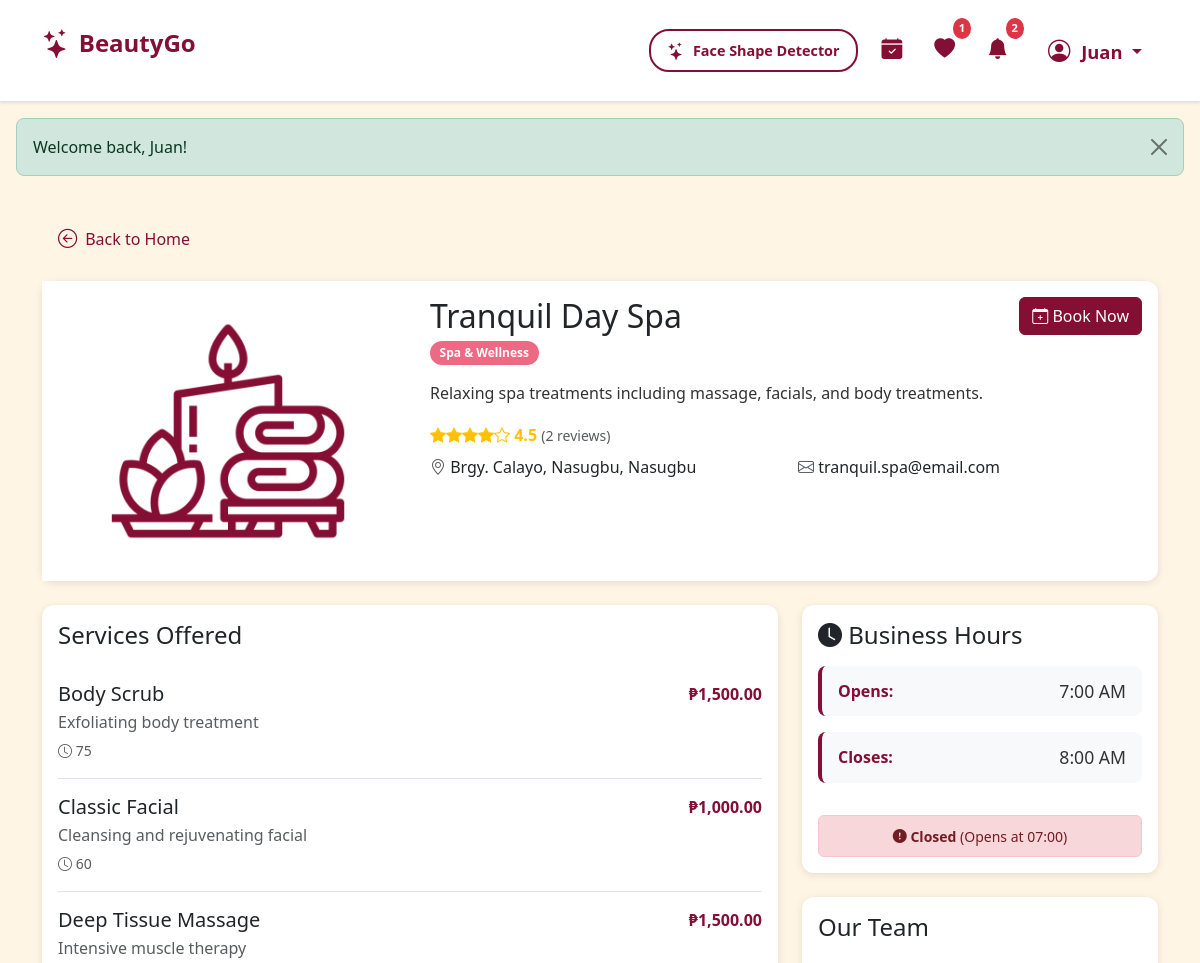
Before: /business-detail.php?id=2 (signed in, upper part) with the older database file.
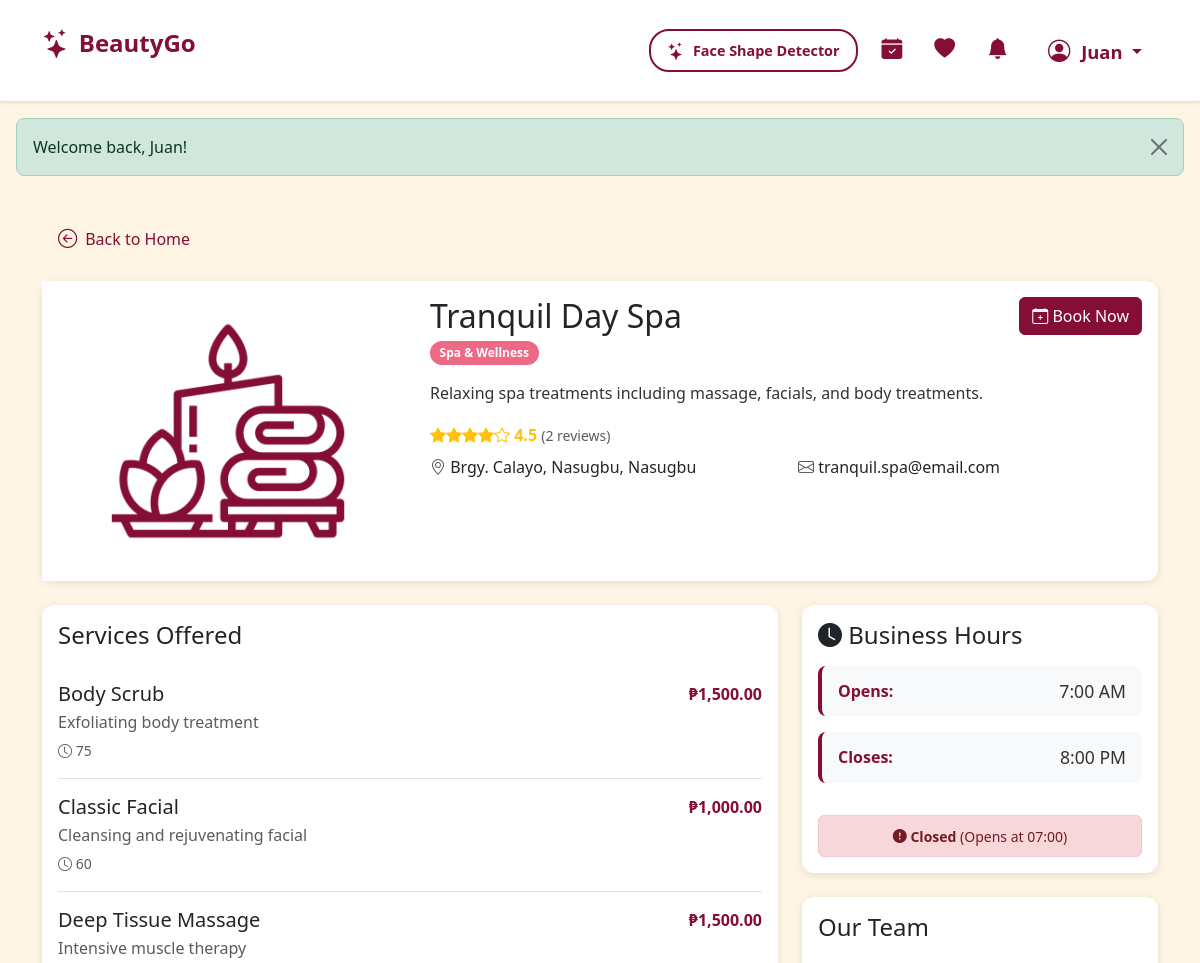
After: the same page with the newer database file.
### tables this page shows
CREATE TABLE `customers` (
  `customer_id` int(11) NOT NULL,
  `fname` varchar(255) DEFAULT NULL,
  `mname` varchar(255) DEFAULT NULL,
  `surname` varchar(255) DEFAULT NULL,
  `cstmr_num` varchar(255) DEFAULT NULL,
  `cstmr_email` varchar(255) DEFAULT NULL,
  `cstmr_password` varchar(255) DEFAULT NULL,
  `cstmr_address` varchar(255) DEFAULT NULL,
  `registration_date` timestamp NOT NULL DEFAULT current_timestamp(),
  `profile_pic` longblob DEFAULT NULL
);

CREATE TABLE `businesses` (
  `business_id` int(11) NOT NULL,
  `business_name` varchar(255) DEFAULT NULL,
  `business_type` varchar(255) DEFAULT NULL,
  `business_desc` text DEFAULT NULL,
  `business_num` varchar(255) DEFAULT NULL,
  `business_email` varchar(255) DEFAULT NULL,
  `business_password` varchar(255) DEFAULT NULL,
  `business_address` varchar(255) DEFAULT NULL,
  `opening_hour` time NOT NULL,
  `closing_hour` time NOT NULL,
  `city` varchar(50) NOT NULL,
  `location` point DEFAULT NULL
);

### backend/function_utilities.php (called while the page is built, shortened)
<?php
function isLoggedIn(): bool {
    return isset($_SESSION['customer_id']) || isset($_SESSION['business_id']);
}
function isBusinessLoggedIn(): bool {
    return isset($_SESSION['business_id']);
}
function isCustomerLoggedIn(): bool {
    return isset($_SESSION['customer_id']);
}
function getCurrentCustomer() {
    if (!empty($_SESSION['customer_id'])) {
        return getCustomerById($_SESSION['customer_id']);
    }
    return null;
}
?>

### backend/function_customers.php (called while the page is built, shortened)
<?php
function getCustomerById($id) {
    $conn = getDbConnection();
    $stmt = $conn->prepare("SELECT * FROM customers WHERE customer_id = ?");
    $stmt->bind_param("i", $id);
    $stmt->execute();
    $result = $stmt->get_result();
    $data = $result->fetch_assoc();
    return $data;
}
?>

### backend/function_favorites.php (called while the page is built, shortened)
<?php
function getNewFavoritesCount($customerId) {
    $conn = getDbConnection();
    $stmt = $conn->prepare("
        SELECT COUNT(*) as count
        FROM favorites
        WHERE customer_id = ? AND is_new = 1
    ");
    $stmt->bind_param("i", $customerId);
    $stmt->execute();
    $result = $stmt->get_result();
    $row = $result->fetch_assoc();
    return $row['count'] ?? 0;
}
?>

### backend/function_notifications.php (called while the page is built, shortened)
<?php
require_once __DIR__ . '/function_customers.php';
require_once __DIR__ . '/function_businesses.php';
function countUnreadNotifications($customerId) {
    $conn = getDbConnection();
    $stmt = $conn->prepare("
        SELECT COUNT(*) as count
        FROM notifications
        WHERE customer_id = ?
        AND read_status = 0
        AND notif_title NOT LIKE '%New Booking%'
        AND notif_title NOT LIKE '%Cancelled by Customer%'
    ");
    $stmt->bind_param("i", $customerId);
    $stmt->execute();
    $result = $stmt->get_result();
    $row = $result->fetch_assoc();
    return $row['count'] ?? 0;
}
?>

### backend/function_businesses.php (called while the page is built, shortened)
<?php
function getBusinessById($id) {
    $conn = getDbConnection();
    $stmt = $conn->prepare("SELECT *, ST_X(location) AS longitude, ST_Y(location) AS latitude FROM businesses WHERE business_id = ?");
    $stmt->bind_param("i", $id);
    $stmt->execute();
    $result = $stmt->get_result();
    $data = $result->fetch_assoc();
    return $data;
}
?>

### business-detail.php (the view, shortened to what the changed rows need)
<?php
require_once 'backend/function_utilities.php';
require_once 'backend/function_businesses.php';
require_once 'backend/function_reviews.php';
require_once 'backend/function_notifications.php';
require_once 'backend/function_customers.php';
require_once 'backend/function_favorites.php';
$businessId = $_GET['id'] ?? '';
$business = getBusinessById($businessId);
$albumImages = [];
if (empty($albumImages)) {
    $defaultImages = [
        'hair salon' => 'resources/salon.png',
        'spa & wellness' => 'resources/spa.png',
        'barbershop' => 'resources/barbers.png',
        'beauty clinic' => 'resources/clinic.png',
        'nail salon' => 'resources/nails.png'
    ];
    $businessType = strtolower($business['business_type'] ?? 'salon');
    $defaultImage = $defaultImages[$businessType] ?? 'resources/default.png';
    $albumImages = [$defaultImage];
}
include 'includes/header.php';
?>
<link rel="stylesheet" href="css/business-detail.css">
<link rel="stylesheet" href="https://unpkg.com/leaflet@1.9.4/dist/leaflet.css" />
<main>
    <div class="container my-4">
        <div class="card mb-4">
            <div class="row g-0">
                <div class="col-md-4">
                    <div class="slideshow-container">
                        <div class="slides-wrapper">
                            <?php foreach ($albumImages as $index => $image): ?>
                                <div class="slide <?php echo $index === 0 ? 'active' : ''; ?>">
                                    <img src="<?php echo htmlspecialchars($image); ?>" alt="<?php echo htmlspecialchars($business['business_name']); ?> - Image <?php echo $index + 1; ?>">
                                </div>
                            <?php endforeach; ?>
                        </div>
                    </div>
                </div>
                <div class="col-md-8">
                    <div class="card-body">
                        <div class="d-flex justify-content-between align-items-start mb-3">
                            <div>
                                <h2 class="mb-1"><?php echo htmlspecialchars($business['business_name']); ?></h2>
                                <span class="badge badge-rose"><?php echo ucfirst($business['business_type']); ?></span>
                            </div>
                                <?php if (isBusinessLoggedIn()): ?>
                                    <span class="badge bg-secondary" style="padding: 10px 20px; font-size: 14px;">
                                        <i class="bi bi-info-circle"></i> Business View Only
                                    </span>
                                <?php elseif (isCustomerLoggedIn()): ?>
                                    <a href="booking.php?business_id=<?php echo $business['business_id']; ?>" class="btn btn-primary">
                                    </a>
                                <?php else: ?>
                                    <button class="btn btn-primary" onclick="showLoginModal(event)">
                                        <i class="bi bi-calendar-plus"></i> Book Now
                                    </button>
                                <?php endif; ?>
                        </div>
                        <p class="business-description"><?php echo htmlspecialchars($business['business_desc'] ?? ''); ?></p>
                        <div class="mb-2">
                            <div class="rating mb-2">
                            </div>
                        </div>
                        <div class="row">
                            <div class="col-md-6">
                                <p class="mb-2">
                                    <i class="bi bi-geo-alt text-muted"></i>
                                    <?php echo htmlspecialchars($business['business_address'] ?? ''); ?><?php if (!empty($business['city'])) echo ', ' . htmlspecialchars($business['city']); ?>
                                </p>
                            </div>
                            <div class="col-md-6">
                                <p class="mb-2">
                                    <i class="bi bi-envelope text-muted"></i>
                                    <?php echo htmlspecialchars($business['business_email'] ?? ''); ?>
                                </p>
                            </div>
                        </div>
                    </div>
                </div>
            </div>
        </div>
        <div class="row">
            <div class="col-lg-4">
                <div class="card mb-4">
                    <div class="card-body">
                        <?php
                        $openingHour = $business['opening_hour'] ?? null;
                        $closingHour = $business['closing_hour'] ?? null;
                        if (!empty($openingHour) && !empty($closingHour)):
                        ?>
                            <div class="business-hours">
                                <div class="hours-item">
                                    <strong>Opens:</strong>
                                    <span class="hours-time"><?php echo date('g:i A', strtotime($openingHour)); ?></span>
                                </div>
                                <div class="hours-item">
                                    <strong>Closes:</strong>
                                    <span class="hours-time"><?php echo date('g:i A', strtotime($closingHour)); ?></span>
                                </div>
                                <div class="hours-status mt-3 p-2 rounded text-center" id="businessStatus">
                                    <small id="statusText"></small>
                                </div>
                            </div>
                        <?php else: ?>
                            <div class="empty-state py-3">
                                <p class="text-muted">Business hours not available</p>
                            </div>
                        <?php endif; ?>
                    </div>
                </div>
            </div>
        </div>
    </div>
</main>
<?php include 'includes/footer.php'; ?>

### includes/header.php (shortened to what the changed rows need)
<!DOCTYPE html>
<html lang="en">
<head>
    <link href="https://cdn.jsdelivr.net/npm/bootstrap@5.3.0/dist/css/bootstrap.min.css" rel="stylesheet">
    <link rel="stylesheet" href="https://cdn.jsdelivr.net/npm/bootstrap-icons@1.10.0/font/bootstrap-icons.css">
    <link rel="stylesheet" href="css/styles.css?v=<?php echo time(); ?>">
</head>
<body>
    <nav class="navbar navbar-expand-lg navbar-light bg-white border-bottom sticky-top">
        <div class="container">
            <div class="collapse navbar-collapse" id="navbarNav">
                <ul class="navbar-nav ms-auto">
                    <?php if (isLoggedIn()): ?>
                        <?php
                        if (isBusinessLoggedIn()) {
                            $currentUser = getCurrentBusiness();
                            $displayName = $currentUser['business_name'] ?? 'Business';
                        } else {
                            $currentUser = getCurrentCustomer();
                            $displayName = $currentUser['fname'] ?? 'User';
                        }
                        ?>
                        <?php if (isCustomerLoggedIn()): ?>
                            <?php
                            $favoriteCount = function_exists('getNewFavoritesCount') ? getNewFavoritesCount($currentUser['customer_id']) : 0;
                            ?>
                            <li class="nav-item me-3">
                                <a class="nav-link position-relative" href="favorites.php" title="My Favorites">
                                    <i class="bi bi-heart-fill favorites-heart"></i>
                                    <?php if ($favoriteCount > 0): ?>
                                        <span class="favorites-badge"><?php echo $favoriteCount; ?></span>
                                    <?php endif; ?>
                                </a>
                            </li>
                        <?php endif; ?>
                        <?php if (isCustomerLoggedIn()): ?>
                            <?php
                            $unreadCount = function_exists('countUnreadNotifications') ? countUnreadNotifications($currentUser['customer_id']) : 0;
                            ?>
                            <li class="nav-item dropdown me-3">
                                <a class="nav-link position-relative" href="#" id="notificationDropdown" role="button" data-bs-toggle="dropdown" aria-expanded="false">
                                    <i class="bi bi-bell-fill notification-bell"></i>
                                    <?php if ($unreadCount > 0): ?>
                                        <span class="notification-badge"><?php echo $unreadCount; ?></span>
                                    <?php endif; ?>
                                </a>
                            </li>
                        <?php endif; ?>
                        <?php if (isBusinessLoggedIn()): ?>
                            <li class="nav-item dropdown profile-dropdown">
                                <a class="nav-link dropdown-toggle" href="#" id="businessDropdown" role="button" data-bs-toggle="dropdown" aria-expanded="false">
                                    <i class="bi bi-buildings"></i> <?php echo htmlspecialchars($displayName); ?>
                                </a>
                                <ul class="dropdown-menu dropdown-menu-end" aria-labelledby="businessDropdown">
                                    <li><a class="dropdown-item" href="business-dashboard.php"><i class="bi bi-speedometer2"></i> Dashboard</a></li>
                                    <li><a class="dropdown-item" href="business-profile.php"><i class="bi bi-person-circle"></i> Profile</a></li>
                                    <li><hr class="dropdown-divider"></li>
                                    <li>
                                        <form action="backend/auth.php" method="POST" class="d-inline">
                                            <input type="hidden" name="action" value="logout">
                                            <button type="submit" class="dropdown-item text-danger"><i class="bi bi-box-arrow-right"></i> Logout</button>
                                        </form>
                                    </li>
                                </ul>
                            </li>
                        <?php else: ?>
                            <li class="nav-item dropdown profile-dropdown">
                                <a class="nav-link dropdown-toggle" href="#" id="userDropdown" role="button" data-bs-toggle="dropdown" aria-expanded="false">
                                    <i class="bi bi-person-circle"></i> <?php echo htmlspecialchars($displayName); ?>
                                </a>
                            </li>
                        <?php endif; ?>
                    <?php endif; ?>
                </ul>
            </div>
        </div>
    </nav>

Changed rows visible on the page:
shown differently, row unchanged: customers "Juan": customer_id "2" → (not shown)
changed businesses "Tranquil Day Spa": closing_hour "8:00 AM" → "8:00 PM"
Other visible differences:
$favoriteCount: "1" → (not shown)
